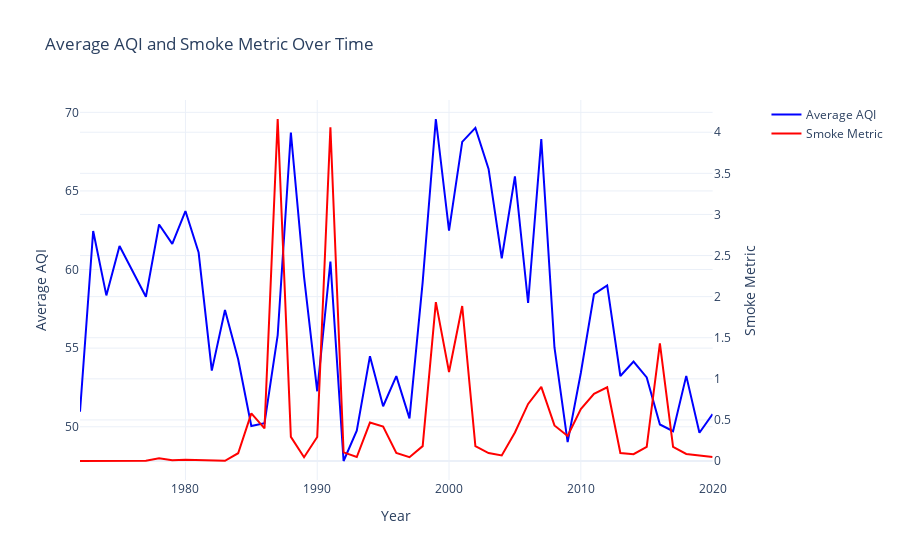

Write notebook code for a chart like this one.
### Code cell
# Create subplots with secondary y-axis enabled
fig = make_subplots(specs=[[{"secondary_y": True}]])
# Add traces
fig.add_trace(
    go.Scatter(x=dearborn_mi_aqi_df_yearly ['Year'], y=dearborn_mi_aqi_df_yearly ['Average_AQI'], name="Average AQI", line=dict(color="blue")),
    secondary_y=False, 
)
fig.add_trace(
    go.Scatter(x=dearborn_mi_aqi_df_yearly ['Year'], y=dearborn_mi_aqi_df_yearly ['SmokeMetric'], name="Smoke Metric", line=dict(color="red")),
    secondary_y=True,  
)
# Update layout for dual y-axis titles
fig.update_layout(
    title_text="Average AQI and Smoke Metric Over Time",
    xaxis_title="Year",
    yaxis_title="Average AQI",
    yaxis2_title="Smoke Metric",
    template='plotly_white'
)
# Show the figure
fig.show()
fig.write_image("./imgs/aqi_smoke_metric_line_plot.png")

### Figure 1 — Plotly figure (JSON) as saved in the notebook; plotly's stock layout.template omitted (floating-point values rounded to 4 significant figures)
{"data": [{"line": {"color": "blue"}, "name": "Average AQI", "type": "scatter", "x": [1972, 1973, 1974, 1975, 1977, 1978, 1979, 1980, 1981, 1982, 1983, 1984, 1985, 1986, 1987, 1988, 1989, 1990, 1991, 1992, 1993, 1994, 1995, 1996, 1997, 1998, 1999, 2000, 2001, 2002, 2003, 2004, 2005, 2006, 2007, 2008, 2009, 2010, 2011, 2012, 2013, 2014, 2015, 2016, 2017, 2018, 2019, 2020], "xaxis": "x", "y": [50.96, 62.45, 58.36, 61.5, 58.26, 62.87, 61.63, 63.72, 61.08, 53.57, 57.43, 54.29, 50.05, 50.23, 55.83, 68.72, 59.53, 52.26, 60.5, 47.82, 49.75, 54.49, 51.3, 53.22, 50.53, 59.19, 69.57, 62.48, 68.12, 69.01, 66.4, 60.72, 65.92, 57.87, 68.3, 55.04, 49.02, 53.42, 58.44, 58.99, 53.23, 54.14, 53.14, 50.15, 49.72, 53.24, 49.62, 50.8], "yaxis": "y"}, {"line": {"color": "red"}, "name": "Smoke Metric", "type": "scatter", "x": [1972, 1973, 1974, 1975, 1977, 1978, 1979, 1980, 1981, 1982, 1983, 1984, 1985, 1986, 1987, 1988, 1989, 1990, 1991, 1992, 1993, 1994, 1995, 1996, 1997, 1998, 1999, 2000, 2001, 2002, 2003, 2004, 2005, 2006, 2007, 2008, 2009, 2010, 2011, 2012, 2013, 2014, 2015, 2016, 2017, 2018, 2019, 2020], "xaxis": "x", "y": [0.0004439, 0.0005129, 0.006438, 0.001828, 0.002608, 0.03257, 0.009823, 0.01708, 0.01265, 0.0072, 0.003415, 0.09497, 0.5798, 0.3964, 4.161, 0.2936, 0.0465, 0.293, 4.06, 0.105, 0.04864, 0.4682, 0.4186, 0.09743, 0.04645, 0.1814, 1.933, 1.084, 1.886, 0.181, 0.09715, 0.06779, 0.3475, 0.6951, 0.9025, 0.4334, 0.3048, 0.6312, 0.8179, 0.8971, 0.09695, 0.08266, 0.1722, 1.433, 0.1714, 0.08609, 0.06803, 0.04898], "yaxis": "y2"}], "layout": {"title": {"text": "Average AQI and Smoke Metric Over Time"}, "xaxis": {"anchor": "y", "domain": [0, 0.94], "title": {"text": "Year"}}, "yaxis": {"anchor": "x", "domain": [0, 1], "title": {"text": "Average AQI"}}, "yaxis2": {"anchor": "x", "overlaying": "y", "side": "right", "title": {"text": "Smoke Metric"}}}}
